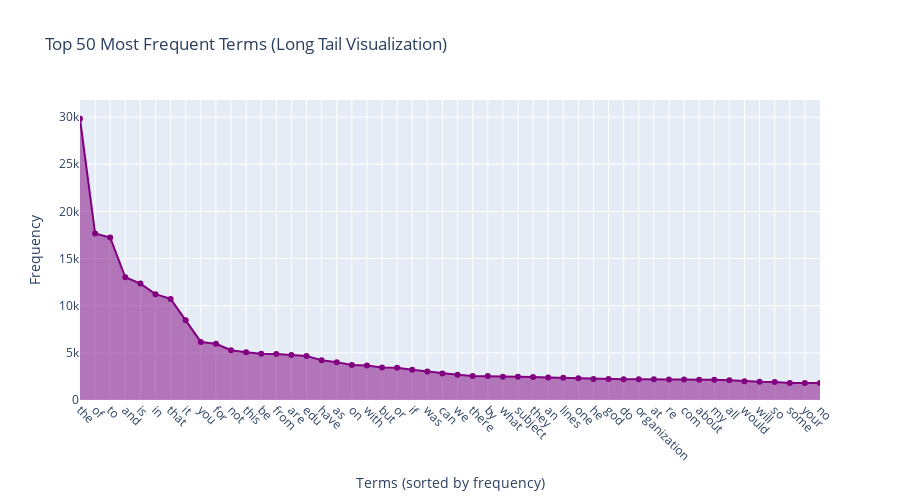

The notebook cell saved with this chart:
### Markdown cell above
### >>> **Exercise 14 (take home):** 
Additionally, you can attempt to sort the terms on the `x-axis` by frequency instead of in alphabetical order. This way the visualization is more meaninfgul and you will be able to observe the so called [long tail](https://en.wikipedia.org/wiki/Long_tail) (get familiar with this term since it will appear a lot in data mining and other statistics courses). see picture below

![alt txt](https://upload.wikimedia.org/wikipedia/commons/thumb/8/8a/Long_tail.svg/1000px-Long_tail.svg.png)

### Code cell
# Answer here
import plotly.graph_objects as go
# Sort frequency
sorted_idx = np.argsort(top_freqs)[::-1]
top_terms_sorted = top_terms[sorted_idx]
top_freqs_sorted = top_freqs[sorted_idx]

# Plot with Plotly
fig = go.Figure()

fig.add_trace(go.Scatter(
    x=top_terms_sorted,
    y=top_freqs_sorted,
    mode='lines+markers',
    fill='tozeroy', 
    line=dict(color='purple'),
    name="Term Frequency"
))

fig.update_layout(
    title=f"Top {top_n} Most Frequent Terms (Long Tail Visualization)",
    xaxis_title="Terms (sorted by frequency)",
    yaxis_title="Frequency",
    xaxis_tickangle=45,
    height=500,
    width=900
)

fig.show()

# plot with plt
plt.figure(figsize=(15,5))
plt.plot(top_terms_sorted, top_freqs_sorted, color='purple', marker='o', label='Term Frequency')
plt.fill_between(top_terms_sorted, top_freqs_sorted, color='purple', alpha=0.3)

plt.xticks(rotation=45)
plt.xlabel("Terms (sorted by frequency)")
plt.ylabel("Frequency")
plt.title(f"Top {top_n} Most Frequent Terms (Long Tail Visualization)")
plt.legend()
plt.tight_layout()
plt.show()

### Figure 1 — Plotly figure (JSON) as saved in the notebook; plotly's stock layout.template omitted (floating-point values rounded to 4 significant figures)
{"data": [{"fill": "tozeroy", "line": {"color": "purple"}, "mode": "lines+markers", "name": "Term Frequency", "type": "scatter", "x": ["the", "of", "to", "and", "is", "in", "that", "it", "you", "for", "not", "this", "be", "from", "are", "edu", "have", "as", "on", "with", "but", "or", "if", "was", "can", "we", "there", "by", "what", "subject", "they", "an", "lines", "one", "he", "god", "do", "organization", "at", "re", "com", "about", "my", "all", "would", "will", "so", "some", "your", "no"], "y": [29825, 17660, 17222, 13017, 12343, 11226, 10723, 8447, 6157, 5962, 5285, 5063, 4898, 4877, 4769, 4675, 4218, 4015, 3709, 3655, 3453, 3432, 3208, 3020, 2818, 2674, 2556, 2548, 2472, 2464, 2448, 2393, 2353, 2312, 2232, 2216, 2193, 2192, 2191, 2186, 2172, 2148, 2143, 2093, 2000, 1925, 1912, 1802, 1793, 1791]}], "layout": {"height": 500, "title": {"text": "Top 50 Most Frequent Terms (Long Tail Visualization)"}, "width": 900, "xaxis": {"tickangle": 45, "title": {"text": "Terms (sorted by frequency)"}}, "yaxis": {"title": {"text": "Frequency"}}}}
